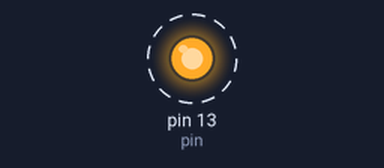
Simulated run of this sketch. Board: Arduino Uno, built with avr-gcc and run on an emulated ATmega328P. On the bench: output pins drawn as LEDs (lit = HIGH). Dashed ring = blinking. What the sketch prints to the serial monitor is not drawn.

Above: at 1.0 s.
Timing chart, 0 to 5.8 s (numbered marks = the images above):
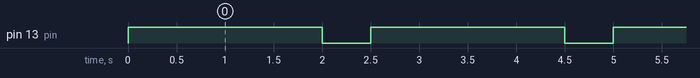

Measured:
- by itself, pin 13 (pin): alternates HIGH for 2.0 s and LOW for 0.50 s

The sketch:

sketch.ino
```cpp
// Blink Program For Arduino UNO

#define pin 13

void setup()
{
  pinMode(pin, OUTPUT);
  Serial.begin(9600);
}

void loop()
{
    digitalWrite(pin, HIGH);
    Serial.println("LED On!");
    delay(2000);

    digitalWrite(pin, LOW);
    Serial.println("LED Off!");
    delay(500);
}
```
